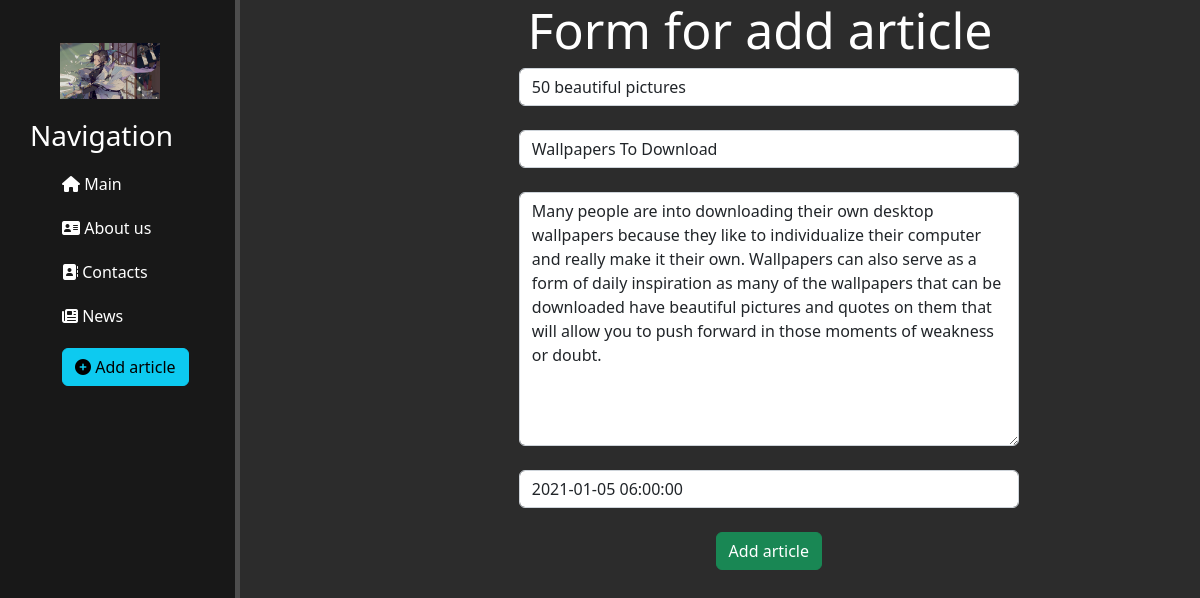
/news/5/update, run on the app's committed database.
### news/models.py (models this page shows, shortened)
class Articles(models.Model):
    title = models.CharField('Name', max_length=50, null=True)
    anons = models.CharField('Anons', max_length=250, null=True)
    full_text = models.TextField('List', null=True)
    date = models.DateTimeField('Date publications', null=True)
    class Meta:
        verbose_name = 'Article'
        verbose_name_plural = 'Articles'

### news/views.py (the view)
# urls.py: path('<int:pk>/update', views.NewsUpdateView.as_view(), name='news-update'),
class NewsUpdateView(UpdateView):
    model = Articles
    template_name = 'news/create.html'
    form_class = ArticleForm

### news/forms.py
class ArticleForm(ModelForm):
    class Meta:
        model = Articles
        fields = ['title','anons','full_text','date']
        widgets = {
            "title": TextInput(attrs={
                'class': 'form-control',
                'placeholder': "Article's name"
            }),
            "anons": TextInput(attrs={
                'class': 'form-control',
                'placeholder': "Article's anons"
            }),
            "date": DateTimeInput(attrs={
                'class': 'form-control',
                'placeholder': "Date publication"
            }),
            "full_text": Textarea(attrs={
                'class': 'form-control',
                'placeholder': "Text of article"
            }),
        }

### news/templates/news/create.html (shortened to what this page needs)
{% extends 'main/layout.html' %}
{% block content %}
    <div class="features">
        <h1 class="hform">Form for add article</h1>
        <form method="post">
            {{ form.title }}<br>
            {{ form.anons }}<br>
            {{ form.full_text }}<br>
            {{ form.date }}<br>
            <button class="btn btn-success" type="submit">Add article</button>
        </form>
    </div>
{% endblock %}

### main/static/main/css/main.css (style rules this page uses)
body { background: #2c2c2c; }
main .features { float: left; color: #fff; margin-left: 250px; margin-bottom: 30px; text-align: center; width: 70%; }
.hform { font-size: 50px; padding-left: 180px; }
form { margin-left: 32%; width: 500px; margin-top: 0px; }

### data on the page
Articles: title "50 beautiful pictures", anons "Wallpapers To Download", full_text "Many people are into downloading their own desktop wallpapers because they like to individualize their computer and really make it their own. Wallpapers can also serve as a form of daily inspiration as many of the wallpapers that can be downloaded have beautiful pictures and quotes on them that will allow you to push forward in those moments of weakness or doubt.", date "2021-01-05 06:00:00"
